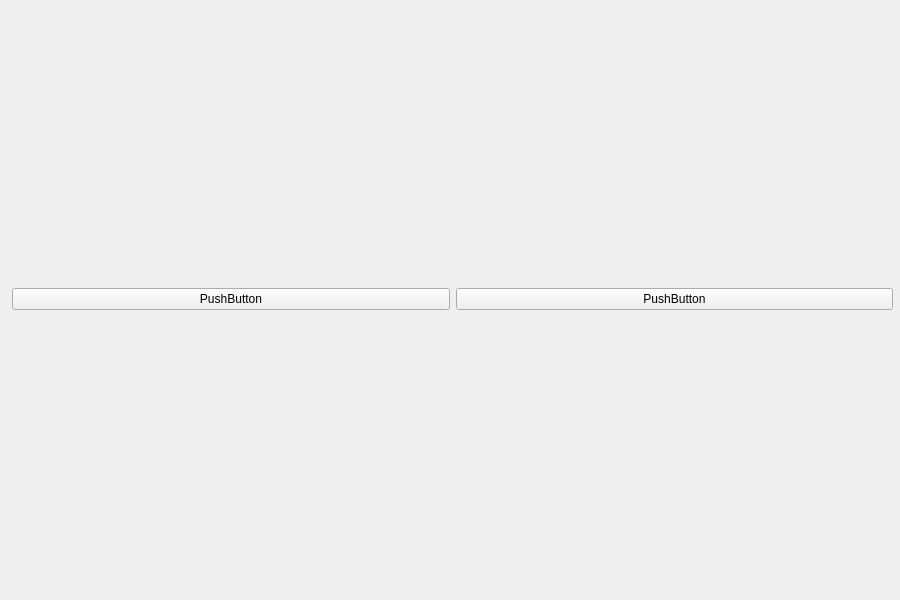
<?xml version="1.0" encoding="UTF-8"?>
<ui version="4.0">
 <class>Form</class>
 <widget class="QWidget" name="Form">
  <property name="geometry">
   <rect>
    <x>0</x>
    <y>0</y>
    <width>900</width>
    <height>600</height>
   </rect>
  </property>
  <property name="windowTitle">
   <string>肌电采集</string>
  </property>
  <widget class="QWidget" name="verticalLayoutWidget">
   <property name="geometry">
    <rect>
     <x>12</x>
     <y>9</y>
     <width>881</width>
     <height>581</height>
    </rect>
   </property>
   <layout class="QVBoxLayout" name="verticalLayout">
    <property name="spacing">
     <number>6</number>
    </property>
    <item>
     <layout class="QHBoxLayout" name="horizontalLayout">
      <item>
       <widget class="QPushButton" name="pushButton_2">
        <property name="text">
         <string>PushButton</string>
        </property>
       </widget>
      </item>
      <item>
       <widget class="QPushButton" name="pushButton">
        <property name="text">
         <string>PushButton</string>
        </property>
       </widget>
      </item>
     </layout>
    </item>
   </layout>
  </widget>
 </widget>
 <resources/>
 <connections/>
</ui>
